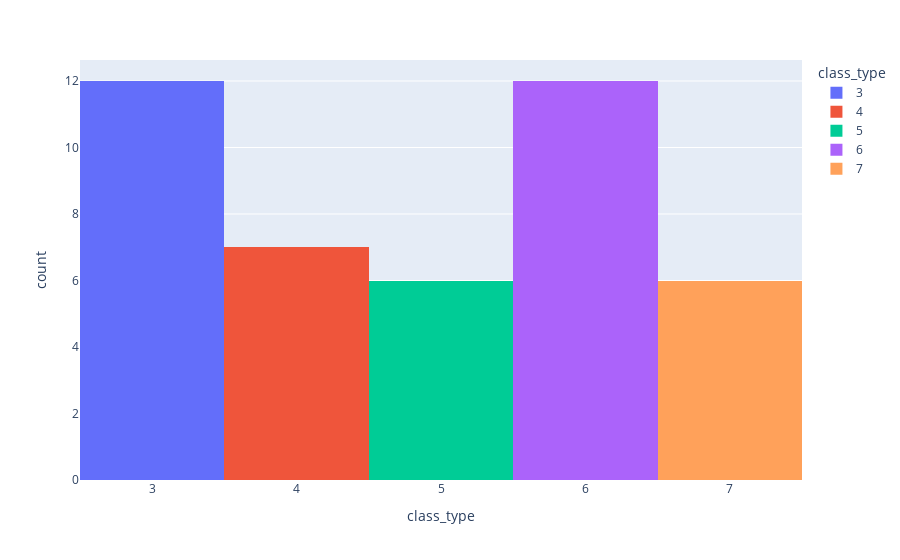

Notebook cell for this chart:
### Code cell
fig1 = px.histogram(data, x = 'class_type',color='class_type')
fig1.show()

### Figure 1 — Plotly figure (JSON) as saved in the notebook; plotly's stock layout.template omitted (floating-point values rounded to 4 significant figures)
{"data": [{"alignmentgroup": "True", "bingroup": "x", "hovertemplate": "class_type=%{x}<br>count=%{y}<extra></extra>", "legendgroup": "3", "marker": {"color": "#636efa", "pattern": {"shape": ""}}, "name": "3", "offsetgroup": "3", "orientation": "v", "showlegend": true, "type": "histogram", "x": [3, 3, 3, 3, 3, 3, 3, 3, 3, 3, 3, 3], "xaxis": "x", "yaxis": "y"}, {"alignmentgroup": "True", "bingroup": "x", "hovertemplate": "class_type=%{x}<br>count=%{y}<extra></extra>", "legendgroup": "4", "marker": {"color": "#EF553B", "pattern": {"shape": ""}}, "name": "4", "offsetgroup": "4", "orientation": "v", "showlegend": true, "type": "histogram", "x": [4, 4, 4, 4, 4, 4, 4], "xaxis": "x", "yaxis": "y"}, {"alignmentgroup": "True", "bingroup": "x", "hovertemplate": "class_type=%{x}<br>count=%{y}<extra></extra>", "legendgroup": "5", "marker": {"color": "#00cc96", "pattern": {"shape": ""}}, "name": "5", "offsetgroup": "5", "orientation": "v", "showlegend": true, "type": "histogram", "x": [5, 5, 5, 5, 5, 5], "xaxis": "x", "yaxis": "y"}, {"alignmentgroup": "True", "bingroup": "x", "hovertemplate": "class_type=%{x}<br>count=%{y}<extra></extra>", "legendgroup": "6", "marker": {"color": "#ab63fa", "pattern": {"shape": ""}}, "name": "6", "offsetgroup": "6", "orientation": "v", "showlegend": true, "type": "histogram", "x": [6, 6, 6, 6, 6, 6, 6, 6, 6, 6, 6, 6], "xaxis": "x", "yaxis": "y"}, {"alignmentgroup": "True", "bingroup": "x", "hovertemplate": "class_type=%{x}<br>count=%{y}<extra></extra>", "legendgroup": "7", "marker": {"color": "#FFA15A", "pattern": {"shape": ""}}, "name": "7", "offsetgroup": "7", "orientation": "v", "showlegend": true, "type": "histogram", "x": [7, 7, 7, 7, 7, 7], "xaxis": "x", "yaxis": "y"}], "layout": {"barmode": "relative", "legend": {"title": {"text": "class_type"}, "tracegroupgap": 0}, "margin": {"t": 60}, "xaxis": {"anchor": "y", "categoryarray": [3, 4, 5, 6, 7], "categoryorder": "array", "domain": [0, 1], "title": {"text": "class_type"}}, "yaxis": {"anchor": "x", "domain": [0, 1], "title": {"text": "count"}}}}
